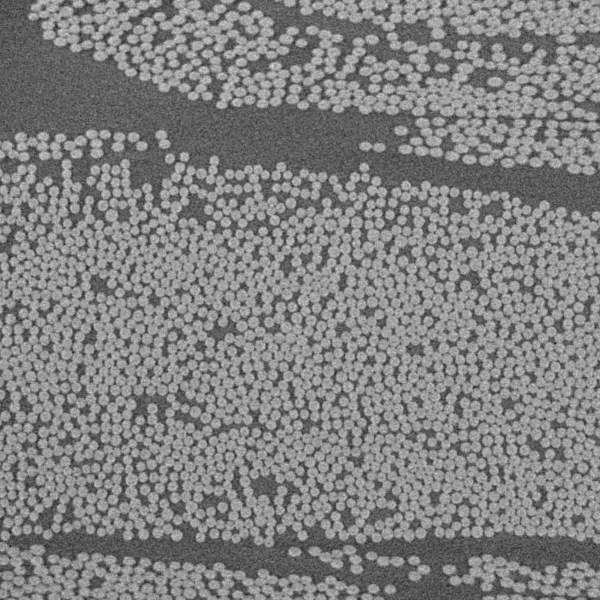
#> input picture Week2/CT_lab_med_res.png, 600 x 600 px
$ python detectBlobFibers.py
#> lines starting #> are read from the running program, lines starting #| are printed output that depends on the picture
import numpy as np
from scipy import linalg, interpolate, ndimage
import skimage.io
import matplotlib.pyplot as plt
import cv2
from skimage.feature import peak_local_max

def guassianKernel(t, breadth):
    sigma = np.sqrt(t)
    s = breadth*sigma
    x = np.arange(-s,s+1)
    x = np.reshape(x,[1,len(x)])
    g = 1 / (sigma*np.sqrt(2*np.pi))*np.exp((-x**2/(2*sigma**2)))
    dg = -x / sigma**2 * g
    ddg = dg * (-x / sigma**2) + g * (-1 / sigma**2)
    return g, dg, ddg, x


Im_CT = np.float32(skimage.io.imread("CT_lab_med_res.png"))
#> Im_CT: shape (600, 600) float32; min 8993, max 56230, mean 33119.2
g, _, ddg, _ = guassianKernel(3,5)

Im_smooth = ndimage.convolve(ndimage.convolve(Im_CT,g),g.T)
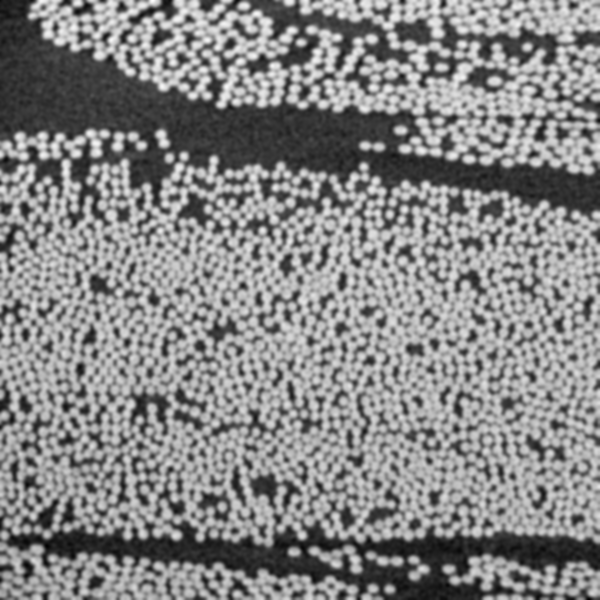
#> Im_smooth: shape (600, 600) float32; min 18016.1, max 46714.1, mean 33119.3; drawn with min black and max white

local_max = peak_local_max(Im_smooth,min_distance = 1,threshold_abs=30000)
#> local_max = 2507 pairs, first value 1 to 598, second value 1 to 598
print(local_max.shape)
#| (2507, 2)
plt.figure(1)
plt.imshow(Im_smooth)
plt.scatter(local_max[:,1],local_max[:,0],s=2,color='red')


def LaplacianStateSpace(Im,numScales,t,breadth):
#> called with numScales = 10, t = 1, breadth = 5
    scaleSpace = np.zeros([numScales,Im.shape[0],Im.shape[1]])
    scaleSpace[0,:,:] = Im
    Laplacian3D = np.zeros([numScales,Im.shape[0],Im.shape[1]])
    g, _, ddg, _ = guassianKernel(t,breadth)
    for i in range(1,numScales):

        scaleSpace[i,:,:] = ndimage.convolve(ndimage.convolve(scaleSpace[i-1,:,:],g),g.T)
        Im_lapx = ndimage.convolve(ndimage.convolve(scaleSpace[i-1,:,:],ddg),g.T)
        Im_lapy = ndimage.convolve(ndimage.convolve(scaleSpace[i-1,:,:],ddg.T),g)
        Laplacian3D[i-1,:,:] = (Im_lapx + Im_lapy)*t*i

    return Laplacian3D


LaplaceStateSpace = LaplacianStateSpace(Im_CT,10,1,5)
scales = np.zeros([local_max.shape[0],1])
#> scales = 2507 values from 0 to 0
for i in range(local_max.shape[0]):
    scales[i] = np.argmin(LaplaceStateSpace[:,local_max[i,0],local_max[i,1]])
#> after the loop, scales = 2507 values, max 8 at index 1, min 0 at index 1865, mean 6.46


plt.figure(2)
plt.imshow(Im_smooth)
ax = plt.gca()
for i in range(local_max.shape[0]):
    circle = plt.Circle((local_max[i,1],local_max[i,0]),1*np.sqrt(2*(scales[i]+1)),color='red',fill=False)
    ax.add_artist(circle)


plt.show()
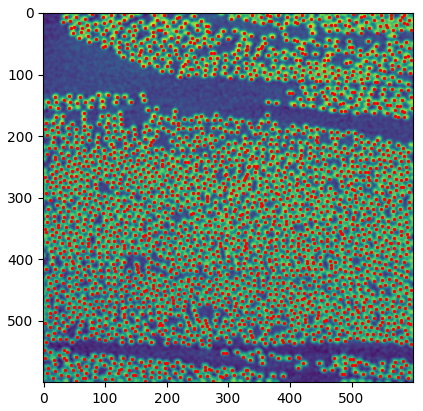
#> figure drawn by matplotlib, 1 panel
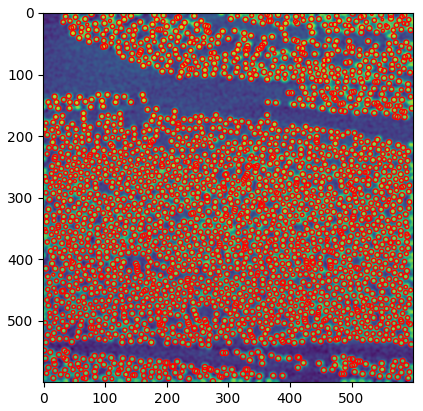
#> figure drawn by matplotlib, 1 panel

$ run again, with Week2/CT_lab_high_res.png copied over Week2/CT_lab_med_res.png
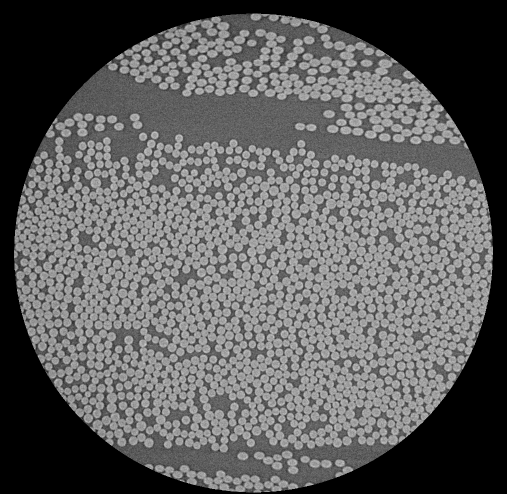
#> input picture Week2/CT_lab_high_res.png, 1013 x 988 px (shown at 1/2 size)
#> `Im_smooth = ndimage.convolve(ndimage.convolve(Im_CT,g),g.T)`:
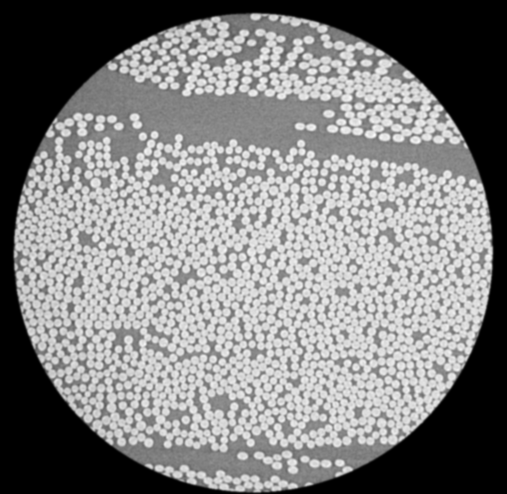
#> Im_smooth: shape (988, 1013) float32 (shown at 1/2 size); min 0, max 47275.6, mean 24016.1; drawn with min black and max white
#> local_max = 5544 pairs, first value 30 to 979, second value 31 to 980
#| (5544, 2)
#> after the loop `for i in range(local_max.shape[0]):`: scales = 5544 values, max 8 at index 0, min 0 at index 624, mean 6.45
#> `plt.show()`:
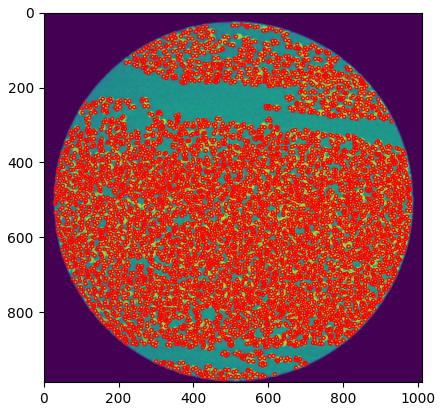
#> figure drawn by matplotlib, 1 panel

$ run again, with Week2/CT_lab_low_res.png copied over Week2/CT_lab_med_res.png
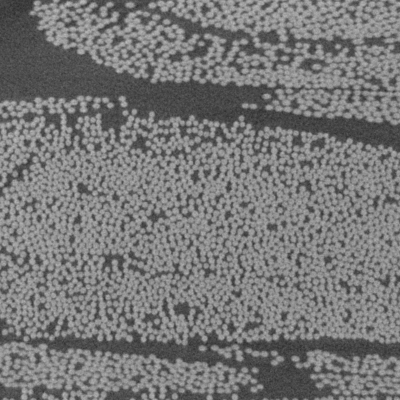
#> input picture Week2/CT_lab_low_res.png, 400 x 400 px
#> `Im_smooth = ndimage.convolve(ndimage.convolve(Im_CT,g),g.T)`:
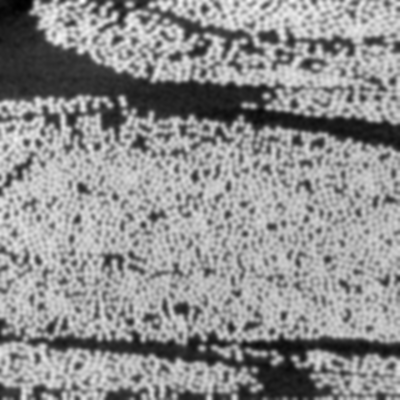
#> Im_smooth: shape (400, 400) float32; min 15102.8, max 42775.8, mean 30762.4; drawn with min black and max white
#> local_max = 2447 pairs, first value 1 to 398, second value 1 to 398
#| (2447, 2)
#> after the loop `for i in range(local_max.shape[0]):`: scales = 2447 values, max 8 at index 26, min 0 at index 94, mean 2.62
#> `plt.show()`:
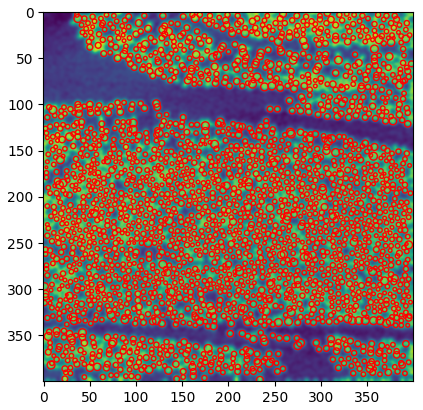
#> figure drawn by matplotlib, 1 panel
